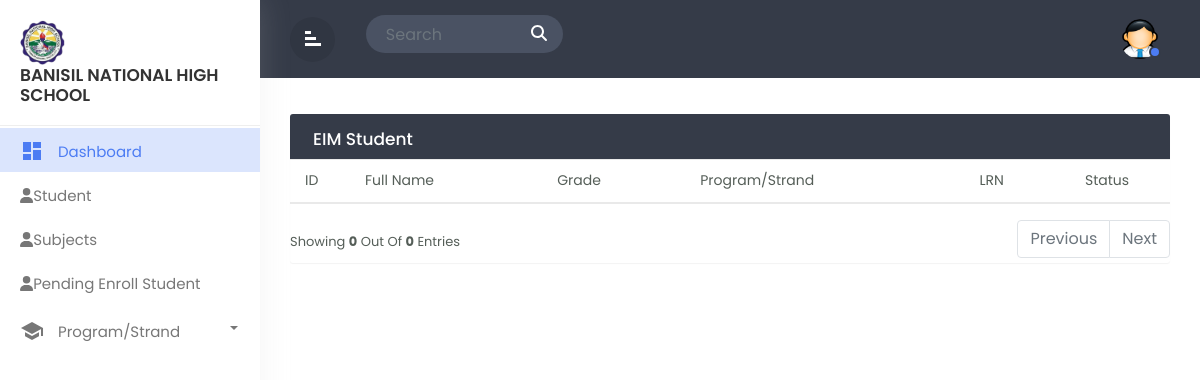
The page /admin_EIM.php on the database as committed earlier.
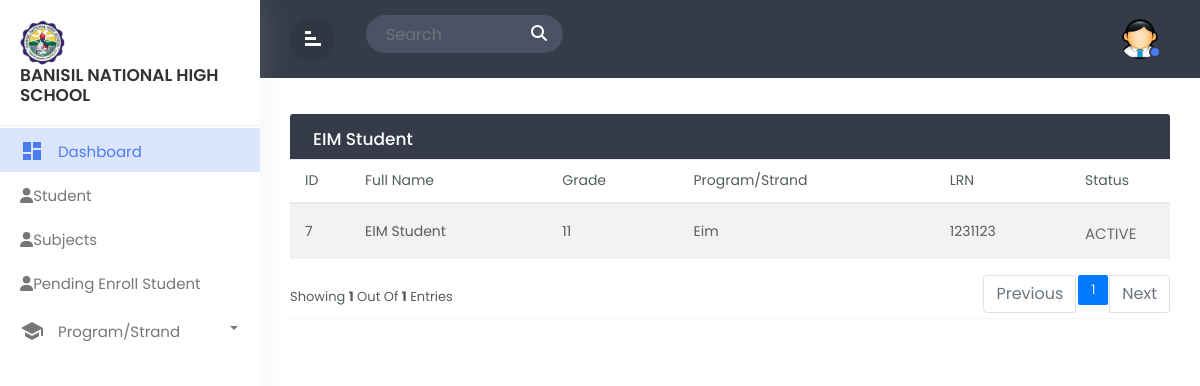
The same page on the database as committed later.
### tables this page shows
CREATE TABLE `tbl_userinfo` (
  `user_id` int(11) NOT NULL,
  `firstname` varchar(244) NOT NULL,
  `middlename` varchar(244) NOT NULL,
  `lastname` varchar(244) NOT NULL,
  `suffix` varchar(244) NOT NULL,
  `gender` varchar(244) NOT NULL,
  `birthday` date NOT NULL,
  `age` int(11) NOT NULL
);

CREATE TABLE `tbl_enrollment` (
  `enrollment_id` int(11) NOT NULL,
  `userinfo_id` int(11) NOT NULL,
  `admit_type` varchar(244) NOT NULL,
  `grade` varchar(244) NOT NULL,
  `program` varchar(244) NOT NULL,
  `term` varchar(244) NOT NULL,
  `lrn` int(11) NOT NULL,
  `lsa` varchar(244) NOT NULL
);

### admin_EIM.php (the view, shortened to what this page needs)
<!doctype html>
<html lang="en">
  <head>
        <link rel="stylesheet" href="css/bootstrap.min.css">
        <link rel="stylesheet" href="css/custom.css">
  </head>
  <body>
<div class="wrapper">
         <nav id="sidebar">
            <div class="sidebar-header">
                <h3><img src="img/logo.png" class="img-fluid"/><br>Banisil National High School</br></h3>
            </div>
            <ul class="list-unstyled components">
			<li  class="active">
                    <a href="admin_dashboard.php" class="dashboard"><i class="material-icons">dashboard</i>
					<span>Dashboard</span></a>
                </li>
                <li class="">
                    <a href="admin_student.php"><i class="fas fa-user"></i><span>Student</span></a>
                </li>
                <li class="">
                    <a href="admin_subject.php"><i class="fas fa-user"></i><span>Subjects</span></a>
                </li>
                <li class="">
                    <a href="admin_pending.php"><i class="fas fa-user"></i><span>Pending Enroll Student</span></a>
                </li>
                <li class="dropdown">
                    <a href="#homeSubmenu1" data-toggle="collapse" aria-expanded="false" class="dropdown-toggle">
                        <i class="material-icons">school</i> Program/Strand
                    </a>
                </li>
                    </ul>
        </nav>
		<div id="content">
		   <div class="top-navbar">
		      <div class="xp-topbar">
                <div class="row">
                    <div class="col-2 col-md-1 col-lg-1 order-2 order-md-1 align-self-center">
                        <div class="xp-menubar">
                               <span class="material-icons text-white">signal_cellular_alt
							   </span>
                         </div>
                    </div>
                    <div class="col-md-5 col-lg-3 order-3 order-md-2">
                      <div class="xp-searchbar">
                        <form>
                          <div class="input-group">
                            <input type="search" class="form-control" placeholder="Search" id="searchInput">
                            <div class="input-group-append">
                              <button class="btn" type="submit" id="searchButton">
                                <i class="fas fa-search"></i>
                              </button>
                            </div>
                          </div>
                        </form>
                      </div>
                    </div>
                    <div class="col-10 col-md-6 col-lg-8 order-1 order-md-3">
                        <div class="xp-profilebar text-right">
                    <nav class="navbar p-0">
                              <ul class="nav navbar-nav flex-row ml-auto">
                                  <li class="nav-item dropdown">
                                      <a class="nav-link" href="#" data-toggle="dropdown">
                      <img src="img/admin.png" style="width:40px; border-radius:50%;"/>
                      <span class="xp-user-live"></span>
                      </a>
                          </li>
                      </ul>
                    </nav>
                        </div>
                    </div>
                </div>
            </div>
		   </div>
		   <div class="main-content">
			  <div class="row">
				<div class="col-md-12">
				<div class="table-wrapper">
    <div class="table-title">
      <div class="row">
        <div class="col-sm-6 p-0 d-flex justify-content-lg-start justify-content-center">
          <h2 class="ml-lg-2">EIM Student</h2>
        </div>
      </div>
    </div>
    <?php
    include 'dbcon.php';
    $limit = 5;
    $page = isset($_GET['page']) ? $_GET['page'] : 1;
    $sqlCount = "SELECT COUNT(*) AS total FROM tbl_userinfo
              JOIN tbl_user_level ON tbl_user_level.user_level_id = tbl_userinfo.user_id
              JOIN tbl_enrollment ON tbl_enrollment.userinfo_id = tbl_userinfo.user_id
              WHERE tbl_user_level.level = 'STUDENT' AND tbl_enrollment.program = 'EIM'";
    $resultCount = mysqli_query($conn, $sqlCount);
    $rowCount = mysqli_fetch_assoc($resultCount)['total'];
    $totalPages = ceil($rowCount / $limit);
    $offset = ($page - 1) * $limit;
    $sql = "SELECT tbl_userinfo.user_id, tbl_userinfo.firstname, tbl_userinfo.middlename, tbl_userinfo.lastname, tbl_userinfo.suffix, tbl_enrollment.userinfo_id, tbl_enrollment.admit_type, tbl_enrollment.grade, tbl_enrollment.program, tbl_enrollment.term, tbl_enrollment.lrn, tbl_enrollment.lsa, tbl_user_status.status, tbl_user_level.level
            FROM tbl_userinfo
            JOIN tbl_enrollment ON tbl_userinfo.user_id = tbl_enrollment.userinfo_id
            JOIN tbl_user_status ON tbl_userinfo.user_id = tbl_user_status.userinfo_id
            JOIN tbl_user_level ON tbl_userinfo.user_id = tbl_user_level.userinfo_id
            WHERE tbl_user_level.level = 'STUDENT' AND tbl_enrollment.program = 'EIM' AND tbl_user_status.status = '1'
            LIMIT $limit OFFSET $offset";
    $result = mysqli_query($conn, $sql);
    ?>
<table class="table table-striped table-hover" id="eim_table">
  <thead>
    <tr>
      <th>ID</th>
      <th>Full Name</th>
      <th>Grade</th>
      <th>Program/Strand</th>
      <th>LRN</th>
      <th>Status</th>
    </tr>
  </thead>
  <tbody>
    <?php foreach ($result as $row): ?>
      <tr>
        <td><?php echo $row['user_id'] ?></td>
        <td><?php echo $row['firstname'] . ' ' . $row['lastname']; ?></td>
        <td><?php echo $row['grade']; ?></td>
        <td><?php echo $row['program']; ?></td>
        <td><?php echo $row['lrn'] ?></td>
        <td>
        <?php
            if($row['status'] == 1){
              echo '<span class="active">ACTIVE</span>';
            } else {
              echo '<span class="inactive">INACTIVE</span>';
            }
        ?>
        </td>
      </tr>
    <?php endforeach; ?>
  </tbody>
</table>
<div class="clearfix">
<div class="hint-text">Showing <b><?php echo mysqli_num_rows($result) ?></b> out of <b><?php echo mysqli_num_rows($result) ?></b> entries</div>
  <ul class="pagination">
    <?php if ($page > 1): ?>
      <li class="page-item"><a href="?page=<?php echo ($page - 1) ?>" class="page-link">Previous</a></li>
    <?php else: ?>
      <li class="page-item disabled"><span class="page-link">Previous</span></li>
    <?php endif; ?>
    <?php for ($i = 1; $i <= $totalPages; $i++): ?>
      <li class="page-item <?php if ($i == $page) echo 'active' ?>">
        <a href="?page=<?php echo $i ?>" class="page-link"><?php echo $i ?></a>
      </li>
    <?php endfor; ?>
    <?php if ($page < $totalPages): ?>
      <li class="page-item"><a href="?page=<?php echo ($page + 1) ?>" class="page-link">Next</a></li>
    <?php else: ?>
      <li class="page-item disabled"><span class="page-link">Next</span></li>
    <?php endif; ?>
  </ul>
</div>
</div>
			  </div>
		</div>
</div>
</div>
  </body>
  </html>

### css/custom.css (style rules this page uses)
body,html { line-height:1.8; font-family:'Poppins',sans-serif; color:#555e58; text-transform:capitalize; font-weight:400; margin:0px; padding:0px; }
.material-icons { font-family: 'Material Icons'; font-weight: normal; font-style: normal; font-size: 24px; display: inline-block; line-height: 1; text-transform: none; letter-spacing: normal; word-wrap: normal; white-space: nowrap; direction: ltr; -webkit-font-smoothing: antialiased; text-rendering: optimizeLegibility; -moz-osx-font-smoothing: grayscale; font-feature-settings: 'liga'; }
a { color:#333; font-weight:400; }
button { cursor:pointer; }
ul,ol { padding:0px; margin:0px; list-style:none; }
a,a:hover,a:focus { color:#333; text-decoration:none; transition:all 0.3s; }
.wrapper { position:relative; width:100%; overflow:auto; }
#sidebar { position:fixed; height:100%!important; top:0; left:0; bottom:0; z-index:11; width:260px; overflow:auto; transition:all 0.3s; background-color:#fff; box-shadow:0 0 30px 0 rgba(200 200 200 / 20%); }
@media only screen and (min-width:992px) { #content { width:calc(100% - 260px); position:relative; float:right; transition:all 0.3s; } }
#sidebar .sidebar-header { padding:20px; background-color:#fff; border-bottom:1px solid #eee; }
.sidebar-header h3 { color:#333; font-size:17px; margin:0px; text-transform:uppercase; transition:all 0.5s ease; font-weight:600; }
.sidebar-header h3 img { width:45px; margin-right:10px; }
#sidebar ul li { padding:2px 0px; }
#sidebar ul li.active> a { color:#4c7cf3; background-color:#DBE5FD; }
#sidebar ul li.active> a i { color:#4c7cf3; }
.dropdown-toggle::after { position:absolute; right:22px; top:18px; color:#777777; }
#sidebar ul li.dropdown { position:sticky; }
#sidebar ul li a { padding:5px 10px 5px 20px; line-height:30px; font-size:15px; position:relative; font-weight:400; display:block; color:#777777; text-transform:capitalize; }
#sidebar ul li a i { position:relative; margin-right:10px; top:6px; }
#content { position:relative; transition:all 0.5s; background-attachment:#f9fafc; }
.top-navbar { width:100%; z-index:9; position:relative; padding:15px 30px; background-color:#353b48; }
input[type="search"] { background-color:#4a5263; color:#fff; padding-left:20px; border:none; border-radius:50px 0px 0px 50px; }
.input-group-append { margin-left:-1px; }
.xp-searchbar .btn { background-color:#4a5263; color:#fff; font-weight:600; font-size:16px; border-radius:0 50px 50px 0; padding:4px 15px; }
.main-content { padding:30px 30px 0px 30px; }
.navbar { background-color:#353B48; color:#fff; }
.xp-menubar { border-radius:50%; width:45px; height:45px; line-height:45px; text-align:center; margin-right:20px; border:none; color:#fff; cursor:pointer; background-color:rgba(0,0,0,0.09); }
.xp-menubar span { margin:9px; padding:0px; transform:rotate(90deg); }
.navbar-nav > li > a { color:#fff; }
.navbar-nav li a { position:relative; display:block; padding:4px 10px!important; }
.xp-user-live { position:absolute; bottom:5px; right:9px; width:12px; height:12px; border-radius:50%; border:2px solid #353b48; background-color:#4c7cf3; }
.table-wrapper { background-color: #fff; margin:6px 0px 40px 0px; width: 100%; overflow: auto; border-radius: 3px; box-shadow: 0 1px 1px rgb(0 0 0 / 5%); }
.table-title { background:#353b48; color:#fff; position:sticky; top:0; width:100%; left:0; padding:10px 30px; border-radius:0px 0px 0 0; }
.table-title h2 { margin:5px 0 0; font-size:17px; }
table.table tr th, table.table tr td { border-color:#e9e9e9; padding:8px 15px; font-size:14px; font-weight: 400; vertical-align:middle; }
table.table tr th:first-child { width:60px; }
table.table tr th:last-child { width:100px; }
table.table td:last-child { opacity:0.9; font-size:22px; margin:0px 5px; }
.pagination { float:right; margin:0 0 5px; }
.pagination li a { border:none; font-size:13px; min-width:30px; min-height:30px; color:#999; margin:0 2px; line-height:30px; border-radius:2px!important; text-align:center; padding:0 6px; }
.hint-text { float:left; margin-top:10px; font-size:13px; }

### admin_EIM.php (style rules this page uses)
.active { font-size: 15px; }

Rows that differ between the two databases and show on the page:
added tbl_userinfo: user_id "7", firstname "EIM", lastname "Student", tbl_enrollment.grade "11", tbl_enrollment.program "Eim", tbl_enrollment.lrn "1231123"
Other text that changed with them:
mysqli_num_rows($result): "0" → "1"
new list line: "1"
